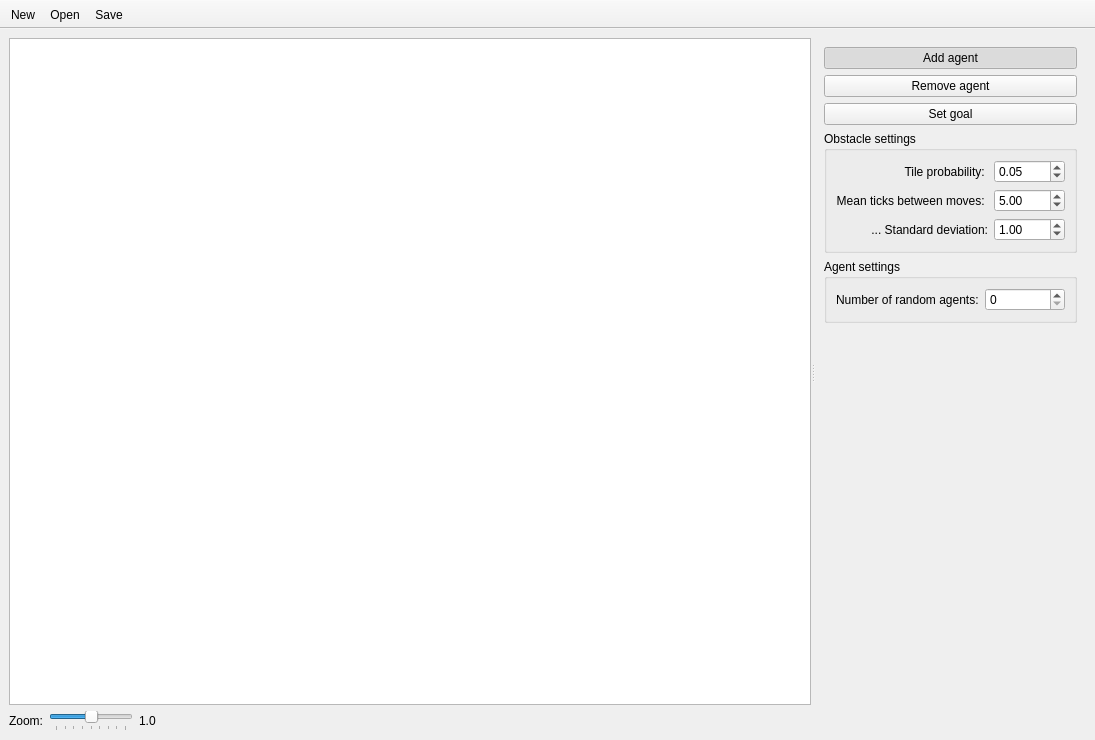
<?xml version="1.0" encoding="UTF-8"?>
<ui version="4.0">
 <class>ScenarioEdit</class>
 <widget class="QMainWindow" name="ScenarioEdit">
  <property name="geometry">
   <rect>
    <x>0</x>
    <y>0</y>
    <width>1095</width>
    <height>740</height>
   </rect>
  </property>
  <property name="windowTitle">
   <string>Edit scenario</string>
  </property>
  <widget class="QWidget" name="centralwidget">
   <layout class="QVBoxLayout" name="verticalLayout" stretch="1,0">
    <item>
     <widget class="QSplitter" name="splitter">
      <property name="orientation">
       <enum>Qt::Horizontal</enum>
      </property>
      <property name="childrenCollapsible">
       <bool>false</bool>
      </property>
      <widget class="zoomable_graphics_view" name="world_view">
       <property name="sizePolicy">
        <sizepolicy hsizetype="Expanding" vsizetype="Expanding">
         <horstretch>1</horstretch>
         <verstretch>0</verstretch>
        </sizepolicy>
       </property>
       <property name="mouseTracking">
        <bool>true</bool>
       </property>
      </widget>
      <widget class="QFrame" name="verticalFrame">
       <layout class="QVBoxLayout" name="verticalLayout_2">
        <item>
         <widget class="QPushButton" name="add_agent_button">
          <property name="text">
           <string>Add agent</string>
          </property>
          <property name="checkable">
           <bool>true</bool>
          </property>
          <property name="checked">
           <bool>true</bool>
          </property>
          <property name="autoExclusive">
           <bool>true</bool>
          </property>
         </widget>
        </item>
        <item>
         <widget class="QPushButton" name="remove_agent_button">
          <property name="text">
           <string>Remove agent</string>
          </property>
          <property name="checkable">
           <bool>true</bool>
          </property>
          <property name="autoExclusive">
           <bool>true</bool>
          </property>
         </widget>
        </item>
        <item>
         <widget class="QPushButton" name="set_goal_button">
          <property name="text">
           <string>Set goal</string>
          </property>
          <property name="checkable">
           <bool>true</bool>
          </property>
          <property name="autoExclusive">
           <bool>true</bool>
          </property>
         </widget>
        </item>
        <item>
         <widget class="QGroupBox" name="groupBox">
          <property name="title">
           <string>Obstacle settings</string>
          </property>
          <property name="flat">
           <bool>false</bool>
          </property>
          <layout class="QGridLayout" name="gridLayout">
           <item row="0" column="0">
            <widget class="QLabel" name="label_2">
             <property name="text">
              <string>Tile probability: </string>
             </property>
             <property name="alignment">
              <set>Qt::AlignRight|Qt::AlignTrailing|Qt::AlignVCenter</set>
             </property>
            </widget>
           </item>
           <item row="0" column="1">
            <widget class="QDoubleSpinBox" name="tile_probability_spin">
             <property name="maximum">
              <double>1.000000000000000</double>
             </property>
             <property name="singleStep">
              <double>0.010000000000000</double>
             </property>
             <property name="value">
              <double>0.050000000000000</double>
             </property>
            </widget>
           </item>
           <item row="1" column="0">
            <widget class="QLabel" name="label_3">
             <property name="text">
              <string>Mean ticks between moves: </string>
             </property>
             <property name="alignment">
              <set>Qt::AlignRight|Qt::AlignTrailing|Qt::AlignVCenter</set>
             </property>
            </widget>
           </item>
           <item row="1" column="1">
            <widget class="QDoubleSpinBox" name="mean_ticks_spin">
             <property name="minimum">
              <double>0.000000000000000</double>
             </property>
             <property name="maximum">
              <double>9999.000000000000000</double>
             </property>
             <property name="value">
              <double>5.000000000000000</double>
             </property>
            </widget>
           </item>
           <item row="2" column="0">
            <widget class="QLabel" name="label_4">
             <property name="text">
              <string>... Standard deviation:</string>
             </property>
             <property name="alignment">
              <set>Qt::AlignRight|Qt::AlignTrailing|Qt::AlignVCenter</set>
             </property>
            </widget>
           </item>
           <item row="2" column="1">
            <widget class="QDoubleSpinBox" name="std_dev_spin">
             <property name="value">
              <double>1.000000000000000</double>
             </property>
            </widget>
           </item>
          </layout>
         </widget>
        </item>
        <item>
         <widget class="QGroupBox" name="groupBox_2">
          <property name="title">
           <string>Agent settings</string>
          </property>
          <layout class="QGridLayout" name="gridLayout_2">
           <item row="0" column="0">
            <widget class="QLabel" name="label_5">
             <property name="text">
              <string>Number of random agents:</string>
             </property>
            </widget>
           </item>
           <item row="0" column="1">
            <widget class="QSpinBox" name="random_agents_spin">
             <property name="maximum">
              <number>999999</number>
             </property>
            </widget>
           </item>
          </layout>
         </widget>
        </item>
        <item>
         <spacer name="verticalSpacer">
          <property name="orientation">
           <enum>Qt::Vertical</enum>
          </property>
          <property name="sizeHint" stdset="0">
           <size>
            <width>20</width>
            <height>40</height>
           </size>
          </property>
         </spacer>
        </item>
       </layout>
      </widget>
     </widget>
    </item>
    <item>
     <layout class="QHBoxLayout" name="horizontalLayout">
      <item>
       <widget class="QLabel" name="label">
        <property name="sizePolicy">
         <sizepolicy hsizetype="Maximum" vsizetype="Preferred">
          <horstretch>0</horstretch>
          <verstretch>0</verstretch>
         </sizepolicy>
        </property>
        <property name="text">
         <string>Zoom:</string>
        </property>
       </widget>
      </item>
      <item>
       <widget class="QSlider" name="zoom_slider">
        <property name="sizePolicy">
         <sizepolicy hsizetype="Preferred" vsizetype="Preferred">
          <horstretch>0</horstretch>
          <verstretch>0</verstretch>
         </sizepolicy>
        </property>
        <property name="maximumSize">
         <size>
          <width>150</width>
          <height>16777215</height>
         </size>
        </property>
        <property name="minimum">
         <number>-4</number>
        </property>
        <property name="maximum">
         <number>4</number>
        </property>
        <property name="pageStep">
         <number>1</number>
        </property>
        <property name="value">
         <number>0</number>
        </property>
        <property name="orientation">
         <enum>Qt::Horizontal</enum>
        </property>
        <property name="invertedAppearance">
         <bool>false</bool>
        </property>
        <property name="invertedControls">
         <bool>false</bool>
        </property>
        <property name="tickPosition">
         <enum>QSlider::TicksBelow</enum>
        </property>
        <property name="tickInterval">
         <number>1</number>
        </property>
       </widget>
      </item>
      <item>
       <widget class="QLabel" name="zoom_text">
        <property name="text">
         <string>1.0</string>
        </property>
       </widget>
      </item>
      <item>
       <spacer name="horizontalSpacer">
        <property name="orientation">
         <enum>Qt::Horizontal</enum>
        </property>
        <property name="sizeHint" stdset="0">
         <size>
          <width>40</width>
          <height>20</height>
         </size>
        </property>
       </spacer>
      </item>
      <item>
       <widget class="QLabel" name="size_label">
        <property name="text">
         <string/>
        </property>
       </widget>
      </item>
      <item>
       <spacer name="horizontalSpacer_2">
        <property name="orientation">
         <enum>Qt::Horizontal</enum>
        </property>
        <property name="sizeType">
         <enum>QSizePolicy::Fixed</enum>
        </property>
        <property name="sizeHint" stdset="0">
         <size>
          <width>20</width>
          <height>20</height>
         </size>
        </property>
       </spacer>
      </item>
      <item>
       <widget class="QLabel" name="mouse_coord_label">
        <property name="text">
         <string/>
        </property>
       </widget>
      </item>
     </layout>
    </item>
   </layout>
  </widget>
  <widget class="QToolBar" name="toolBar">
   <property name="windowTitle">
    <string>toolBar</string>
   </property>
   <property name="movable">
    <bool>false</bool>
   </property>
   <property name="floatable">
    <bool>false</bool>
   </property>
   <attribute name="toolBarArea">
    <enum>TopToolBarArea</enum>
   </attribute>
   <attribute name="toolBarBreak">
    <bool>false</bool>
   </attribute>
   <addaction name="action_new"/>
   <addaction name="action_open"/>
   <addaction name="action_save"/>
  </widget>
  <action name="action_open">
   <property name="text">
    <string>Open</string>
   </property>
  </action>
  <action name="action_new">
   <property name="text">
    <string>New</string>
   </property>
  </action>
  <action name="action_save">
   <property name="text">
    <string>Save</string>
   </property>
  </action>
 </widget>
 <customwidgets>
  <customwidget>
   <class>zoomable_graphics_view</class>
   <extends>QGraphicsView</extends>
   <header>zoomable_graphics_view.hpp</header>
  </customwidget>
 </customwidgets>
 <resources/>
 <connections>
  <connection>
   <sender>action_new</sender>
   <signal>triggered()</signal>
   <receiver>ScenarioEdit</receiver>
   <slot>new_scenario()</slot>
   <hints>
    <hint type="sourcelabel">
     <x>-1</x>
     <y>-1</y>
    </hint>
    <hint type="destinationlabel">
     <x>399</x>
     <y>299</y>
    </hint>
   </hints>
  </connection>
  <connection>
   <sender>action_open</sender>
   <signal>triggered()</signal>
   <receiver>ScenarioEdit</receiver>
   <slot>open_scenario()</slot>
   <hints>
    <hint type="sourcelabel">
     <x>-1</x>
     <y>-1</y>
    </hint>
    <hint type="destinationlabel">
     <x>399</x>
     <y>299</y>
    </hint>
   </hints>
  </connection>
  <connection>
   <sender>action_save</sender>
   <signal>triggered()</signal>
   <receiver>ScenarioEdit</receiver>
   <slot>save_scenario()</slot>
   <hints>
    <hint type="sourcelabel">
     <x>-1</x>
     <y>-1</y>
    </hint>
    <hint type="destinationlabel">
     <x>399</x>
     <y>299</y>
    </hint>
   </hints>
  </connection>
  <connection>
   <sender>set_goal_button</sender>
   <signal>toggled(bool)</signal>
   <receiver>ScenarioEdit</receiver>
   <slot>reset_goal()</slot>
   <hints>
    <hint type="sourcelabel">
     <x>998</x>
     <y>146</y>
    </hint>
    <hint type="destinationlabel">
     <x>332</x>
     <y>35</y>
    </hint>
   </hints>
  </connection>
 </connections>
 <slots>
  <slot>new_scenario()</slot>
  <slot>open_scenario()</slot>
  <slot>save_scenario()</slot>
  <slot>reset_goal()</slot>
  <slot>change_zoom(int)</slot>
 </slots>
</ui>
